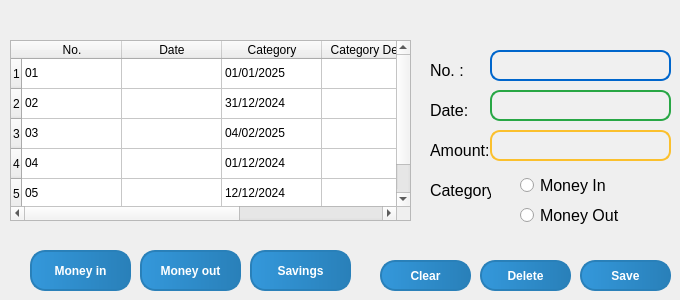
    <widget class="QWidget" name="tabHistory">
     <attribute name="title">
      <string>History</string>
     </attribute>
     <widget class="QTableWidget" name="tableWidget">
      <property name="geometry">
       <rect>
        <x>10</x>
        <y>40</y>
        <width>401</width>
        <height>181</height>
       </rect>
      </property>
      <row>
       <property name="text">
        <string>1</string>
       </property>
      </row>
      <row>
       <property name="text">
        <string>2</string>
       </property>
      </row>
      <row>
       <property name="text">
        <string>3</string>
       </property>
      </row>
      <row>
       <property name="text">
        <string>4</string>
       </property>
      </row>
      <row>
       <property name="text">
        <string>5</string>
       </property>
      </row>
      <column>
       <property name="text">
        <string>No.</string>
       </property>
      </column>
      <column>
       <property name="text">
        <string>Date</string>
       </property>
      </column>
      <column>
       <property name="text">
        <string>Category</string>
       </property>
      </column>
      <column>
       <property name="text">
        <string>Category Detail</string>
       </property>
      </column>
      <column>
       <property name="text">
        <string>Amount</string>
       </property>
      </column>
      <item row="0" column="0">
       <property name="text">
        <string>01</string>
       </property>
      </item>
      <item row="0" column="2">
       <property name="text">
        <string>01/01/2025</string>
       </property>
      </item>
      <item row="0" column="4">
       <property name="text">
        <string>Shopping</string>
       </property>
      </item>
      <item row="1" column="0">
       <property name="text">
        <string>02</string>
       </property>
      </item>
      <item row="1" column="2">
       <property name="text">
        <string>31/12/2024</string>
       </property>
      </item>
      <item row="1" column="4">
       <property name="text">
        <string>Food &amp; Drink</string>
       </property>
      </item>
      <item row="2" column="0">
       <property name="text">
        <string>03</string>
       </property>
      </item>
      <item row="2" column="2">
       <property name="text">
        <string>04/02/2025</string>
       </property>
      </item>
      <item row="2" column="4">
       <property name="text">
        <string>Invoice</string>
       </property>
      </item>
      <item row="3" column="0">
       <property name="text">
        <string>04</string>
       </property>
      </item>
      <item row="3" column="2">
       <property name="text">
        <string>01/12/2024</string>
       </property>
      </item>
      <item row="3" column="4">
       <property name="text">
        <string>Salary</string>
       </property>
      </item>
      <item row="4" column="0">
       <property name="text">
        <string>05</string>
       </property>
      </item>
      <item row="4" column="2">
       <property name="text">
        <string>12/12/2024</string>
       </property>
      </item>
      <item row="4" column="4">
       <property name="text">
        <string>Shopping </string>
       </property>
      </item>
     </widget>
     <widget class="QPushButton" name="pushButtonMoneyIn">
      <property name="geometry">
       <rect>
        <x>30</x>
        <y>250</y>
        <width>101</width>
        <height>41</height>
       </rect>
      </property>
      <property name="styleSheet">
       <string notr="true">/* Tùy chỉnh cho các nút */
QPushButton {
    background: qlineargradient(x1:0, y1:0, x2:1, y2:0, stop:0 #3498db, stop:1 #2980b9); /* Gradient nền của nút */
    color: white; /* Màu chữ */
    border: 2px solid #2980b9; /* Viền của nút */
    border-radius: 15px; /* Bo tròn góc của nút */
    padding: 8px 16px; /* Giảm khoảng cách giữa văn bản và viền */
    font-size: 12px; /* Giảm kích thước font chữ */
    font-weight: bold; /* Làm cho chữ đậm */
    transition: background-color 0.3s, border-color 0.3s, color 0.3s; /* Hiệu ứng chuyển màu */
}

QPushButton:hover {
    background: qlineargradient(x1:0, y1:0, x2:1, y2:0, stop:0 #1abc9c, stop:1 #16a085); /* Gradient nền của nút khi hover */
    color: white; /* Màu chữ khi hover */
    border-color: #16a085; /* Viền của nút khi hover */
}

QPushButton:pressed {
    background: qlineargradient(x1:0, y1:0, x2:1, y2:0, stop:0 #16a085, stop:1 #1abc9c); /* Gradient nền của nút khi nhấn */
    border-color: #1abc9c; /* Viền của nút khi nhấn */
    color: white; /* Màu chữ khi nhấn */
    transform: scale(0.98); /* Tạo hiệu ứng co lại khi nhấn */
}
</string>
      </property>
      <property name="text">
       <string>Money in</string>
      </property>
     </widget>
     <widget class="QPushButton" name="pushButtonDelete">
      <property name="geometry">
       <rect>
        <x>480</x>
        <y>260</y>
        <width>91</width>
        <height>31</height>
       </rect>
      </property>
      <property name="styleSheet">
       <string notr="true">/* Tùy chỉnh cho các nút */
QPushButton {
    background: qlineargradient(x1:0, y1:0, x2:1, y2:0, stop:0 #3498db, stop:1 #2980b9); /* Gradient nền của nút */
    color: white; /* Màu chữ */
    border: 2px solid #2980b9; /* Viền của nút */
    border-radius: 15px; /* Bo tròn góc của nút */
    padding: 8px 16px; /* Giảm khoảng cách giữa văn bản và viền */
    font-size: 12px; /* Giảm kích thước font chữ */
    font-weight: bold; /* Làm cho chữ đậm */
    transition: background-color 0.3s, border-color 0.3s, color 0.3s; /* Hiệu ứng chuyển màu */
}

QPushButton:hover {
    background: qlineargradient(x1:0, y1:0, x2:1, y2:0, stop:0 #1abc9c, stop:1 #16a085); /* Gradient nền của nút khi hover */
    color: white; /* Màu chữ khi hover */
    border-color: #16a085; /* Viền của nút khi hover */
}

QPushButton:pressed {
    background: qlineargradient(x1:0, y1:0, x2:1, y2:0, stop:0 #16a085, stop:1 #1abc9c); /* Gradient nền của nút khi nhấn */
    border-color: #1abc9c; /* Viền của nút khi nhấn */
    color: white; /* Màu chữ khi nhấn */
    transform: scale(0.98); /* Tạo hiệu ứng co lại khi nhấn */
}
</string>
      </property>
      <property name="text">
       <string>Delete</string>
      </property>
     </widget>
     <widget class="QPushButton" name="pushButtonMoneyOut">
      <property name="geometry">
       <rect>
        <x>140</x>
        <y>250</y>
        <width>101</width>
        <height>41</height>
       </rect>
      </property>
      <property name="styleSheet">
       <string notr="true">/* Tùy chỉnh cho các nút */
QPushButton {
    background: qlineargradient(x1:0, y1:0, x2:1, y2:0, stop:0 #3498db, stop:1 #2980b9); /* Gradient nền của nút */
    color: white; /* Màu chữ */
    border: 2px solid #2980b9; /* Viền của nút */
    border-radius: 15px; /* Bo tròn góc của nút */
    padding: 8px 16px; /* Giảm khoảng cách giữa văn bản và viền */
    font-size: 12px; /* Giảm kích thước font chữ */
    font-weight: bold; /* Làm cho chữ đậm */
    transition: background-color 0.3s, border-color 0.3s, color 0.3s; /* Hiệu ứng chuyển màu */
}

QPushButton:hover {
    background: qlineargradient(x1:0, y1:0, x2:1, y2:0, stop:0 #1abc9c, stop:1 #16a085); /* Gradient nền của nút khi hover */
    color: white; /* Màu chữ khi hover */
    border-color: #16a085; /* Viền của nút khi hover */
}

QPushButton:pressed {
    background: qlineargradient(x1:0, y1:0, x2:1, y2:0, stop:0 #16a085, stop:1 #1abc9c); /* Gradient nền của nút khi nhấn */
    border-color: #1abc9c; /* Viền của nút khi nhấn */
    color: white; /* Màu chữ khi nhấn */
    transform: scale(0.98); /* Tạo hiệu ứng co lại khi nhấn */
}
</string>
      </property>
      <property name="text">
       <string>Money out</string>
      </property>
     </widget>
     <widget class="QPushButton" name="pushButtonClear">
      <property name="geometry">
       <rect>
        <x>380</x>
        <y>260</y>
        <width>91</width>
        <height>31</height>
       </rect>
      </property>
      <property name="styleSheet">
       <string notr="true">/* Tùy chỉnh cho các nút */
QPushButton {
    background: qlineargradient(x1:0, y1:0, x2:1, y2:0, stop:0 #3498db, stop:1 #2980b9); /* Gradient nền của nút */
    color: white; /* Màu chữ */
    border: 2px solid #2980b9; /* Viền của nút */
    border-radius: 15px; /* Bo tròn góc của nút */
    padding: 8px 16px; /* Giảm khoảng cách giữa văn bản và viền */
    font-size: 12px; /* Giảm kích thước font chữ */
    font-weight: bold; /* Làm cho chữ đậm */
    transition: background-color 0.3s, border-color 0.3s, color 0.3s; /* Hiệu ứng chuyển màu */
}

QPushButton:hover {
    background: qlineargradient(x1:0, y1:0, x2:1, y2:0, stop:0 #1abc9c, stop:1 #16a085); /* Gradient nền của nút khi hover */
    color: white; /* Màu chữ khi hover */
    border-color: #16a085; /* Viền của nút khi hover */
}

QPushButton:pressed {
    background: qlineargradient(x1:0, y1:0, x2:1, y2:0, stop:0 #16a085, stop:1 #1abc9c); /* Gradient nền của nút khi nhấn */
    border-color: #1abc9c; /* Viền của nút khi nhấn */
    color: white; /* Màu chữ khi nhấn */
    transform: scale(0.98); /* Tạo hiệu ứng co lại khi nhấn */
}

</string>
      </property>
      <property name="text">
       <string>Clear</string>
      </property>
     </widget>
     <widget class="QLabel" name="label_6">
      <property name="geometry">
       <rect>
        <x>430</x>
        <y>60</y>
        <width>61</width>
        <height>21</height>
       </rect>
      </property>
      <property name="font">
       <font>
        <pointsize>12</pointsize>
       </font>
      </property>
      <property name="text">
       <string>No. :</string>
      </property>
     </widget>
     <widget class="QLineEdit" name="lineEditNo">
      <property name="geometry">
       <rect>
        <x>490</x>
        <y>50</y>
        <width>181</width>
        <height>31</height>
       </rect>
      </property>
      <property name="styleSheet">
       <string notr="true">QLineEdit {
    background-color: #f0f0f0; /* Nền mặc định */
    border: 2px solid #0066cc; /* Viền màu xanh dương */
    border-radius: 10px; /* Bo góc */
    padding: 5px; /* Khoảng cách bên trong */
    color: #333; /* Màu chữ */
    font-size: 16px; /* Kích thước chữ */
    transition: background 0.3s ease; /* Thêm hiệu ứng chuyển màu nền */
}

QLineEdit:hover {
    background-color: #b3e5fc; /* Màu nền xanh nhạt khi hover */
    border-color: #0288d1; /* Màu viền khi hover (xanh dương) */
}

QLineEdit:focus {
    background-color: #81d4fa; /* Màu nền xanh sáng khi focus */
    border-color: #0288d1; /* Màu viền khi focus (xanh dương) */
}

</string>
      </property>
     </widget>
     <widget class="QLabel" name="label_7">
      <property name="geometry">
       <rect>
        <x>430</x>
        <y>100</y>
        <width>61</width>
        <height>21</height>
       </rect>
      </property>
      <property name="font">
       <font>
        <pointsize>12</pointsize>
       </font>
      </property>
      <property name="text">
       <string>Date: </string>
      </property>
     </widget>
     <widget class="QLineEdit" name="lineEditDate">
      <property name="geometry">
       <rect>
        <x>490</x>
        <y>90</y>
        <width>181</width>
        <height>31</height>
       </rect>
      </property>
      <property name="styleSheet">
       <string notr="true">QLineEdit {
    background-color: #f0f0f0; /* Nền mặc định */
    border: 2px solid #28a745; /* Viền màu xanh lá */
    border-radius: 10px; /* Bo góc */
    padding: 5px; /* Khoảng cách bên trong */
    color: #333; /* Màu chữ */
    font-size: 16px; /* Kích thước chữ */
    transition: background 0.3s ease; /* Thêm hiệu ứng chuyển màu nền */
}

QLineEdit:hover {
    background-color: #d4edda; /* Màu nền khi hover (xanh lá nhạt) */
    border-color: #28a745; /* Màu viền khi hover (xanh lá) */
}

QLineEdit:focus {
    background-color: #c3e6cb; /* Màu nền khi focus (xanh lá sáng) */
    border-color: #218838; /* Màu viền khi focus (xanh lá đậm) */
}
</string>
      </property>
     </widget>
     <widget class="QLineEdit" name="lineEditAmount">
      <property name="geometry">
       <rect>
        <x>490</x>
        <y>130</y>
        <width>181</width>
        <height>31</height>
       </rect>
      </property>
      <property name="styleSheet">
       <string notr="true">QLineEdit {
    background-color: #f0f0f0; /* Nền mặc định */
    border: 2px solid #fbc02d; /* Viền màu vàng mặc định */
    border-radius: 10px; /* Bo góc */
    padding: 5px; /* Khoảng cách bên trong */
    color: #333; /* Màu chữ */
    font-size: 16px; /* Kích thước chữ */
    transition: background 0.3s ease, border-color 0.3s ease; /* Thêm hiệu ứng chuyển màu nền và viền */
}

QLineEdit:hover {
    background-color: #fff59d; /* Màu nền vàng nhạt khi hover */
    border-color: #fbc02d; /* Viền vàng khi hover */
}

QLineEdit:focus {
    background-color: #fff176; /* Màu nền vàng sáng khi focus */
    border-color: #fbc02d; /* Viền vàng khi focus */
}
</string>
      </property>
     </widget>
     <widget class="QLabel" name="label_8">
      <property name="geometry">
       <rect>
        <x>430</x>
        <y>140</y>
        <width>61</width>
        <height>21</height>
       </rect>
      </property>
      <property name="font">
       <font>
        <pointsize>12</pointsize>
       </font>
      </property>
      <property name="text">
       <string>Amount:</string>
      </property>
     </widget>
     <widget class="QLabel" name="label_12">
      <property name="geometry">
       <rect>
        <x>430</x>
        <y>180</y>
        <width>61</width>
        <height>21</height>
       </rect>
      </property>
      <property name="font">
       <font>
        <pointsize>12</pointsize>
       </font>
      </property>
      <property name="text">
       <string>Category:</string>
      </property>
     </widget>
     <widget class="QRadioButton" name="radioButtonMoneyIn">
      <property name="geometry">
       <rect>
        <x>520</x>
        <y>170</y>
        <width>141</width>
        <height>31</height>
       </rect>
      </property>
      <property name="font">
       <font>
        <pointsize>12</pointsize>
       </font>
      </property>
      <property name="text">
       <string>Money In</string>
      </property>
     </widget>
     <widget class="QRadioButton" name="radioButtonMoneyOut">
      <property name="geometry">
       <rect>
        <x>520</x>
        <y>200</y>
        <width>141</width>
        <height>31</height>
       </rect>
      </property>
      <property name="font">
       <font>
        <pointsize>12</pointsize>
       </font>
      </property>
      <property name="text">
       <string>Money Out</string>
      </property>
     </widget>
     <widget class="QPushButton" name="pushButtonSave">
      <property name="geometry">
       <rect>
        <x>580</x>
        <y>260</y>
        <width>91</width>
        <height>31</height>
       </rect>
      </property>
      <property name="styleSheet">
       <string notr="true">/* Tùy chỉnh cho các nút */
QPushButton {
    background: qlineargradient(x1:0, y1:0, x2:1, y2:0, stop:0 #3498db, stop:1 #2980b9); /* Gradient nền của nút */
    color: white; /* Màu chữ */
    border: 2px solid #2980b9; /* Viền của nút */
    border-radius: 15px; /* Bo tròn góc của nút */
    padding: 8px 16px; /* Giảm khoảng cách giữa văn bản và viền */
    font-size: 12px; /* Giảm kích thước font chữ */
    font-weight: bold; /* Làm cho chữ đậm */
    transition: background-color 0.3s, border-color 0.3s, color 0.3s; /* Hiệu ứng chuyển màu */
}

QPushButton:hover {
    background: qlineargradient(x1:0, y1:0, x2:1, y2:0, stop:0 #1abc9c, stop:1 #16a085); /* Gradient nền của nút khi hover */
    color: white; /* Màu chữ khi hover */
    border-color: #16a085; /* Viền của nút khi hover */
}

QPushButton:pressed {
    background: qlineargradient(x1:0, y1:0, x2:1, y2:0, stop:0 #16a085, stop:1 #1abc9c); /* Gradient nền của nút khi nhấn */
    border-color: #1abc9c; /* Viền của nút khi nhấn */
    color: white; /* Màu chữ khi nhấn */
    transform: scale(0.98); /* Tạo hiệu ứng co lại khi nhấn */
}
</string>
      </property>
      <property name="text">
       <string>Save</string>
      </property>
     </widget>
     <widget class="QPushButton" name="pushButtonSavings_2">
      <property name="geometry">
       <rect>
        <x>250</x>
        <y>250</y>
        <width>101</width>
        <height>41</height>
       </rect>
      </property>
      <property name="styleSheet">
       <string notr="true">/* Tùy chỉnh cho các nút */
QPushButton {
    background: qlineargradient(x1:0, y1:0, x2:1, y2:0, stop:0 #3498db, stop:1 #2980b9); /* Gradient nền của nút */
    color: white; /* Màu chữ */
    border: 2px solid #2980b9; /* Viền của nút */
    border-radius: 15px; /* Bo tròn góc của nút */
    padding: 8px 16px; /* Giảm khoảng cách giữa văn bản và viền */
    font-size: 12px; /* Giảm kích thước font chữ */
    font-weight: bold; /* Làm cho chữ đậm */
    transition: background-color 0.3s, border-color 0.3s, color 0.3s; /* Hiệu ứng chuyển màu */
}

QPushButton:hover {
    background: qlineargradient(x1:0, y1:0, x2:1, y2:0, stop:0 #1abc9c, stop:1 #16a085); /* Gradient nền của nút khi hover */
    color: white; /* Màu chữ khi hover */
    border-color: #16a085; /* Viền của nút khi hover */
}

QPushButton:pressed {
    background: qlineargradient(x1:0, y1:0, x2:1, y2:0, stop:0 #16a085, stop:1 #1abc9c); /* Gradient nền của nút khi nhấn */
    border-color: #1abc9c; /* Viền của nút khi nhấn */
    color: white; /* Màu chữ khi nhấn */
    transform: scale(0.98); /* Tạo hiệu ứng co lại khi nhấn */
}
</string>
      </property>
      <property name="text">
       <string>Savings</string>
      </property>
     </widget>
    </widget>
